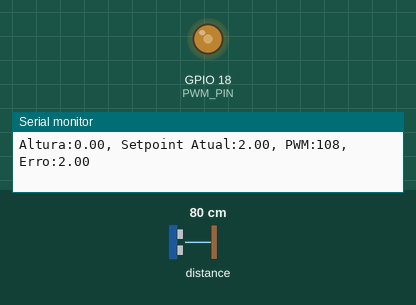
A sketch run on a simulated ESP32. Parts: output pins drawn as LEDs (lit = HIGH), the last lines printed to the serial monitor. The test bench sets the inputs (shaded band); at power-on: distance to the obstacle 80 cm.

Above: at 2.7 s.
2.8 s: distance to the obstacle set to 250 cm
At 3.9 s:
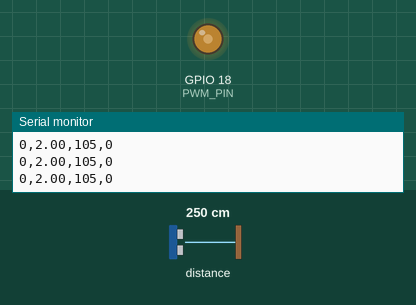
4.8 s: distance to the obstacle set to 37 cm
At 5.15 s:
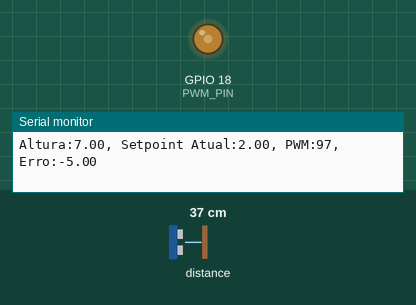
Timing chart, 0 to 33.0 s (numbered marks = the images above; inputs shaded):
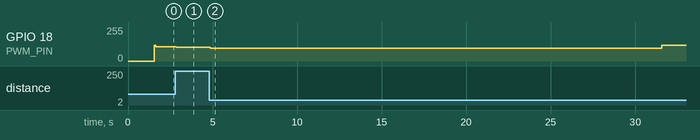

The sketch:

height-control-pid-esp32.ino
```cpp
#include <Wire.h>
#include <Adafruit_VL53L0X.h>

Adafruit_VL53L0X lox;

// =========================
// PINOS
const int PWM_PIN = 18;   // fio azul da ventoinha

// =========================
// CONFIGURAÇÕES DO SISTEMA
const float H = 44.0;   // altura total do tubo (cm)

// =========================
// SETPOINTS DAS 3 ETAPAS
const float SP_BAIXO = 2.0;    // esfera perto da base
const float SP_MEIO  = 20.0;   // metade do tubo
const float SP_CIMA  = 38.0;   // perto do topo

// tempo de cada etapa
const unsigned long TEMPO_ETAPA = 30000;   // 30 segundos

// =========================
// PWM BASE E LIMITES
const int PWM_BASE = 105;   // valor de equilíbrio aproximado
const int PWM_MIN  = 95;
const int PWM_MAX  = 120;

// =========================
// GANHOS PID
// Ajustados de forma conservadora para evitar agressividade
float Kp = 1.8;
float Ki = 0.08;
float Kd = 0.8;

// =========================
// VARIÁVEIS PID
float erro = 0;
float erroAnterior = 0;
float integral = 0;
float derivada = 0;
float saidaPID = 0;

// tempo de amostragem do controle
const float Ts = 0.10;   // 100 ms

unsigned long tempoAnterior = 0;
unsigned long tempoInicio = 0;

// setpoint atual
float setpointAtual = SP_BAIXO;

// =========================
// FUNÇÃO PARA ESCOLHER SETPOINT
void atualizarSetpoint() {
  unsigned long tempoDecorrido = millis() - tempoInicio;

  // ciclo total = 90 s
  if (tempoDecorrido < 30000) {
    setpointAtual = SP_BAIXO;
  }
  else if (tempoDecorrido < 60000) {
    setpointAtual = SP_MEIO;
  }
  else if (tempoDecorrido < 90000) {
    setpointAtual = SP_CIMA;
  }
  else {
    // reinicia o ciclo
    tempoInicio = millis();
    setpointAtual = SP_BAIXO;

    // opcional: zera a integral ao reiniciar o ciclo
    integral = 0;
  }
}

void setup() {
  Serial.begin(115200);
  delay(1500);

  // I2C do sensor
  Wire.begin(21, 22);

  // PWM da ventoinha
  ledcAttach(PWM_PIN, 25000, 8);

  Serial.println("======================================");
  Serial.println(" PID COM 3 SETPOINTS AUTOMATICOS ");
  Serial.println("======================================");

  // Inicializa sensor
  if (!lox.begin()) {
    Serial.println("ERRO: VL53L0X nao encontrado!");
    while (1) {
      delay(1000);
    }
  }

  Serial.println("Sensor VL53L0X OK");
  Serial.println("Ventoinha PWM OK");
  Serial.println("Sistema iniciado");
  Serial.println();

  Serial.println("Etapas:");
  Serial.println("0-30 s  -> BAIXO");
  Serial.println("30-60 s -> MEIO");
  Serial.println("60-90 s -> CIMA");
  Serial.println();

  Serial.println("Formato:");
  Serial.println("altura,setpoint,pwm,erro");
  Serial.println();

  tempoInicio = millis();
}

void loop() {
  // controla a taxa de amostragem do PID
  unsigned long agora = millis();
  if (agora - tempoAnterior < (Ts * 1000)) {
    return;
  }
  tempoAnterior = agora;

  // atualiza setpoint conforme o tempo
  atualizarSetpoint();

  VL53L0X_RangingMeasurementData_t measure;
  lox.rangingTest(&measure, false);

  // =========================
  // LEITURA VÁLIDA DO SENSOR
  if (measure.RangeStatus != 4 && measure.RangeMilliMeter != 65535) {

    // distância do sensor até a esfera
    float distanciaCM = measure.RangeMilliMeter / 10.0;

    // altura da esfera em relação à base
    float altura = H - distanciaCM;

    // limita altura
    if (altura < 0) altura = 0;
    if (altura > H) altura = H;

    // =========================
    // PID
    erro = setpointAtual - altura;

    // integral
    integral += erro * Ts;

    // anti-windup
    if (integral > 40) integral = 40;
    if (integral < -40) integral = -40;

    // derivada
    derivada = (erro - erroAnterior) / Ts;

    // saída do PID
    saidaPID = (Kp * erro) + (Ki * integral) + (Kd * derivada);

    // PWM final
    int pwm = PWM_BASE + (int)saidaPID;

    // limita PWM
    if (pwm > PWM_MAX) pwm = PWM_MAX;
    if (pwm < PWM_MIN) pwm = PWM_MIN;

    // aplica na ventoinha
    ledcWrite(PWM_PIN, pwm);

    // guarda erro anterior
    erroAnterior = erro;

    // =========================
    // SERIAL

    Serial.print("Altura:");
    Serial.print(altura, 2);
    Serial.print(", ");
    Serial.print("Setpoint Atual:");
    Serial.print(setpointAtual, 2);
    Serial.print(", ");
    Serial.print("PWM:");
    Serial.print(pwm);
    Serial.print(", ");
    Serial.print("Erro:");
    Serial.println(erro, 2);
  }

  else {
    // se perder leitura, mantém PWM base
    ledcWrite(PWM_PIN, PWM_BASE);

    Serial.print("0,");
    Serial.print(setpointAtual, 2);
    Serial.print(",");
    Serial.print(PWM_BASE);
    Serial.print(",");
    Serial.println("0");
  }
}
```

Measured:
- after the input at 2.8 s, GPIO 18 (PWM_PIN): 108/255 → 105/255 after 0.05 s
- after the input at 4.8 s, GPIO 18 (PWM_PIN): 105/255 → 95/255 after 0.05 s, → 97/255 0.10 s later, → 96/255 0.40 s later, → 95/255 2.5 s later, … (5 changes in this stretch)
